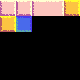

Below is a game level as drawn by its tile map, then a one-line description and the .tmx file that defines it, in full:
An orthogonal 5x5 tile map with 16x16 px tiles, 1 tile layer (tile_layer) and 1 object.

<map version="1.5" tiledversion="1.6.0" orientation="orthogonal" renderorder="right-down" width="5" height="5" tilewidth="16" tileheight="16" infinite="0" nextlayerid="2" nextobjectid="1">
 <editorsettings>
  <export target="bodies_5x5.lua" format="lua" />
 </editorsettings>
 <tileset firstgid="1" name="tiles" tilewidth="16" tileheight="16" tilecount="56" columns="14">
  <image source="../../../tiles.png" width="224" height="64" />
  <tile id="28">
   <properties>
    <property name="box2d_collidable" type="bool" value="true" />
    <property name="box2d_dynamic" type="bool" value="false" />
    <property name="box2d_kinematic" type="bool" value="false" />
    <property name="box2d_static" type="bool" value="false" />
   </properties>
  </tile>
  <tile id="29">
   <properties>
    <property name="box2d_collidable" type="bool" value="true" />
    <property name="box2d_dynamic" type="bool" value="true" />
    <property name="box2d_kinematic" type="bool" value="false" />
    <property name="box2d_static" type="bool" value="false" />
   </properties>
  </tile>
  <tile id="30">
   <properties>
    <property name="box2d_collidable" type="bool" value="true" />
    <property name="box2d_dynamic" type="bool" value="false" />
    <property name="box2d_kinematic" type="bool" value="true" />
    <property name="box2d_static" type="bool" value="false" />
   </properties>
  </tile>
  <tile id="31">
   <properties>
    <property name="box2d_collidable" type="bool" value="true" />
    <property name="box2d_dynamic" type="bool" value="false" />
    <property name="box2d_kinematic" type="bool" value="false" />
    <property name="box2d_static" type="bool" value="true" />
   </properties>
  </tile>
  <tile id="32">
   <properties>
    <property name="box2d_collidable" type="bool" value="true" />
    <property name="box2d_dynamic" type="bool" value="true" />
    <property name="box2d_kinematic" type="bool" value="true" />
    <property name="box2d_static" type="bool" value="true" />
   </properties>
  </tile>
  <tile id="33">
   <properties>
    <property name="box2d_collidable" type="bool" value="true" />
    <property name="box2d_dynamic" type="bool" value="false" />
    <property name="box2d_kinematic" type="bool" value="true" />
    <property name="box2d_static" type="bool" value="true" />
   </properties>
  </tile>
  <tile id="34">
   <objectgroup draworder="index" id="2">
    <object id="1" x="0" y="0" width="16" height="16">
     <properties>
      <property name="box2d_collidable" type="bool" value="true" />
      <property name="box2d_dynamic" type="bool" value="true" />
      <property name="box2d_kinematic" type="bool" value="false" />
      <property name="box2d_static" type="bool" value="false" />
     </properties>
     <ellipse />
    </object>
   </objectgroup>
  </tile>
 </tileset>
 <layer id="1" name="tile_layer" width="5" height="5">
  <data encoding="csv">
29,30,31,32,33,
34,35,0,0,0,
0,0,0,0,0,
0,0,0,0,0,
0,0,0,0,0
</data>
 </layer>
</map>
